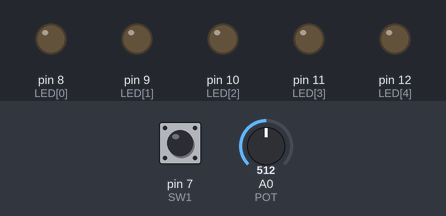
Bench run of a sketch on a simulated Arduino Uno, built with avr-gcc and run on an emulated ATmega328P. Shown: output pins drawn as LEDs (lit = HIGH). Dashed ring = blinking. Inputs (shaded band) come from the test bench; at power-on: pin 7 (SW1) HIGH, A0 (POT) = 512. Random numbers use the default seed unless the sketch sets one.

Above: at 1.2 s.
1.3 s: pin 7 (SW1) pulled LOW for 0.3 s
At 4.5 s:
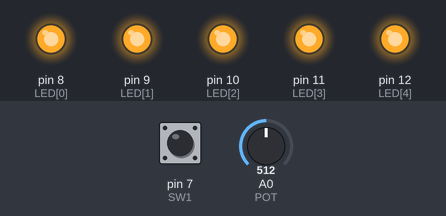
4.6 s: pin 7 (SW1) pulled LOW for 1 s
7.1 s: pin 7 (SW1) pulled LOW for 0.3 s
At 7.29 s:
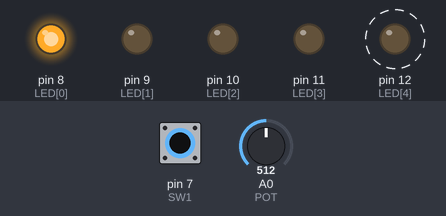
At 8.39 s:
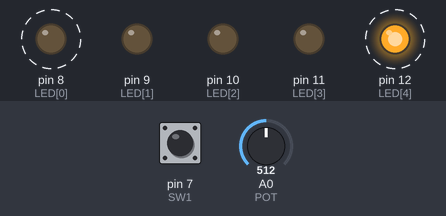
10.1 s: A0 (POT) set to 122
13.1 s: A0 (POT) set to 0
Timing chart, 0 to 17.1 s (numbered marks = the images above; inputs shaded):
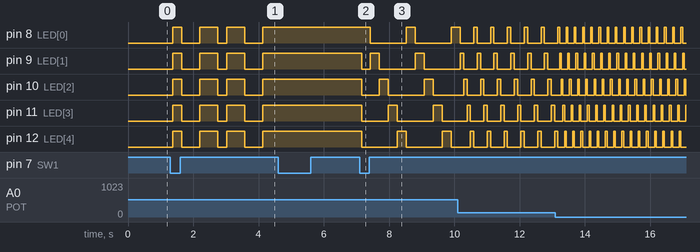

Measured:
- after the input at 1.3 s, pin 8 (LED[0]), pin 9 (LED[1]), pin 10 (LED[2]), pin 11 (LED[3]), pin 12 (LED[4]): goes HIGH 0.28 s, LOW 0.55 s, HIGH 0.55 s, LOW 0.28 s, HIGH 0.55 s, LOW 0.55 s, then HIGH, starting after 0.08 s
- after the input at 4.6 s, every drawn part: stays the same
- after the input at 7.1 s, pin 8 (LED[0]): alternates HIGH for 0.28 s and LOW for 1.1 s, starting after 0.33 s; pin 9 (LED[1]): goes LOW 0.28 s, HIGH 0.28 s, LOW 1.1 s, HIGH 0.28 s, then LOW, starting after 0.06 s

The sketch:

BikeLight.ino
```cpp
const int LED[] = {8, 9, 10, 11, 12};     // LEDs connected
const uint8_t SW1 = 7;                    // SW1 connected to D7
const uint8_t POT = 0;                    // POT wiper is connected to A0

const uint16_t DEBOUNCE_INTERVAL = 100;   // Set the debounce interval

uint8_t switch1_state;                    // Global var to store the state of SW1
uint8_t mode = 0;                         // Global var to store the mode
int8_t bounce_led = 0;                    // Current active LED for bouncing lights
int8_t rand_led = 0;                      // Current active LED for random lights
int pot_value = 0;                        // Potentiometer value
uint32_t last_debounce_time = 0;          // Store the last debounce time

void setup() {
  for (int i = 0; i < 5; i++){
    pinMode(LED[i], OUTPUT);
  }
  pinMode(SW1, INPUT);

  switch1_state = digitalRead(SW1);
}

void loop() {
  uint32_t current_time = millis();
  uint8_t SW1_state = digitalRead(SW1);             // Record the state of SW1

  if (SW1_state != switch1_state && (current_time - last_debounce_time) > DEBOUNCE_INTERVAL) {
    if (SW1_state == LOW) {
      mode = (mode + 1) % 5;  // Cycle through the 5 modes
    }
    switch1_state = SW1_state;
    last_debounce_time = current_time;
  }

  // Read potentiometer value
  pot_value = analogRead(POT);

  switch (mode) {
    case 0:  // All LEDs off
      for (int i = 0; i < 5; i++) {
        digitalWrite(LED[i], LOW);
      }
      break;

    case 1:  // All LEDs flashing
      for (int i = 0; i < 5; i++) {
        digitalWrite(LED[i], current_time % 1000 < 500 ? HIGH : LOW);
      }
      break;

    case 2:  // All LEDs on
      for (int i = 0; i < 5; i++) {
        digitalWrite(LED[i], HIGH);
      }
      break;

    case 3:  // Bouncing lights
      for (int i = 0; i < 5; i++) {
        digitalWrite(LED[i], i == bounce_led ? HIGH : LOW);
      }
      bounce_led = (bounce_led + 1) % 5;
      break;

    case 4:  // Random LEDs lighting up
      for (int i = 0; i < 5; i++) {
        digitalWrite(LED[i], i == rand_led ? HIGH : LOW);
      }
      rand_led = random(5);
      break;
  }

  // Adjust the speed of the modes using potentiometer
  delay(map(pot_value, 0, 1023, 50, 500));
}
```
